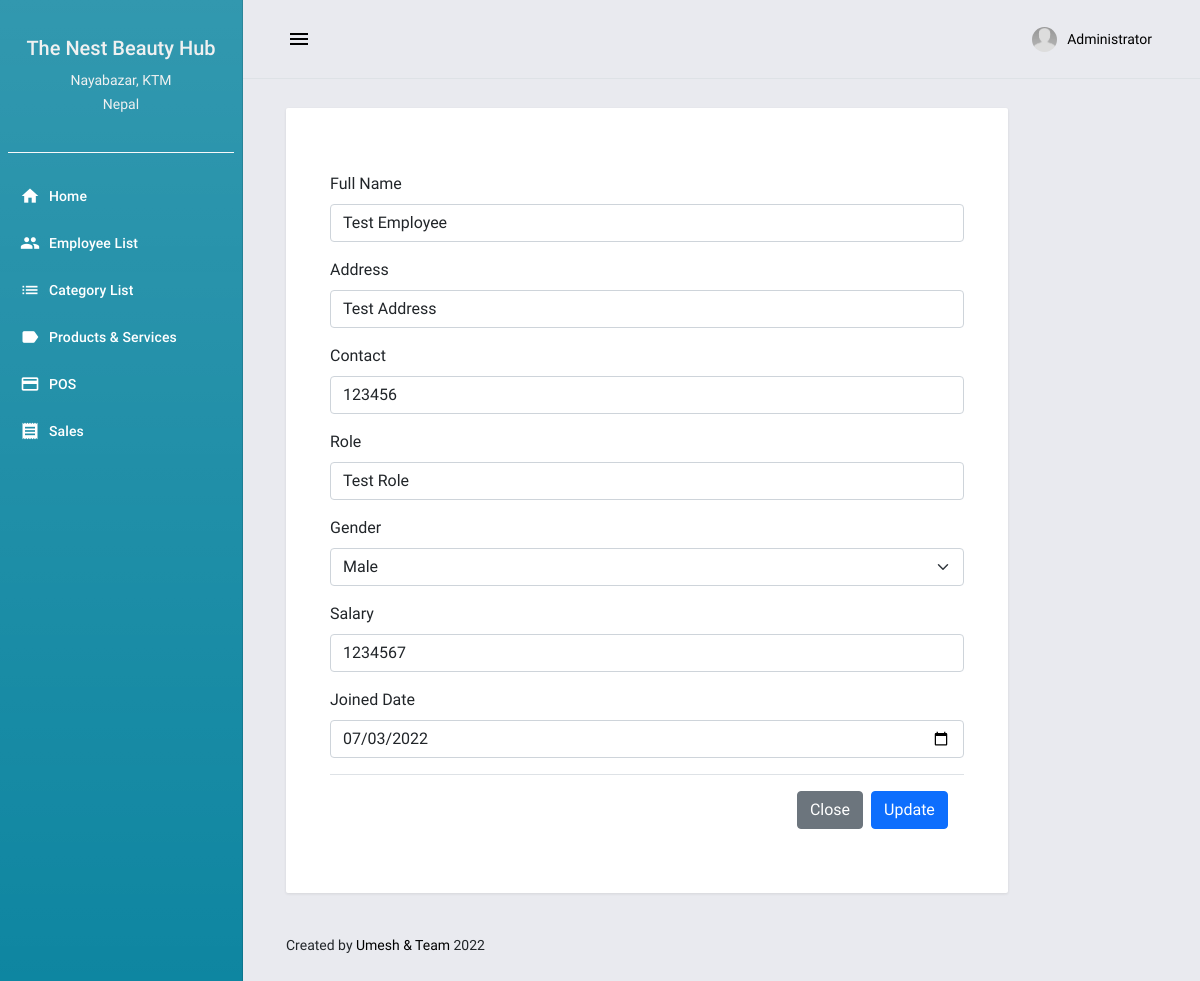
/edit_employee/4 (signed in), run on the app's committed database.
### posApp/models.py (models this page shows, shortened)
class Employee(models.Model):
    Full_Name = models.TextField(null=True)
    Address = models.TextField(blank=True,null= True)
    Contact = models.TextField(null=True)
    Joined_Date = models.DateField(blank=True,null= True)
    Gender = models.TextField(null=True)
    Salary = models.IntegerField(null=True)
    Role = models.TextField(null=True)

### posApp/views.py (the view)
# urls.py: path('edit_employee/<int:id>', views.edit_employee, name='edit_employee'),
@login_required
def edit_employee(request,id):
    employee=Employee.objects.get(pk=id)
    context={
            'emp':employee,
            'page_title':'Edit Employee'
        }
    if request.method == 'POST':
        employee.Full_Name=request.POST.get('fullName')
        employee.Address=request.POST.get('address')
        employee.Salary=request.POST.get('salary')
        employee.Joined_Date=request.POST.get('joinedDate')
        employee.Contact=request.POST.get('contact')
        employee.Role=request.POST.get('role')
        employee.Gender=request.POST.get('gender')
        employee.save()
        messages.success(request, employee.Full_Name+" Updated Successfully")
        return redirect('employee-page')
    else:
        return render(request, 'posApp/editEmployee.html',context)

### posApp/templates/posApp/editEmployee.html (shortened to what this page needs)
{% extends "posApp/base.html" %}
{% block pageContent %}
<div class="mdc-layout-grid__cell stretch-card mdc-layout-grid__cell--span-10">
    <div class="mdc-card">
        <div class="modal-body">
            <form method="POST">
                <div class="mb-3 mt-3">
                  <label for="fullname" class="form-label">Full Name</label>
                  <input type="text" class="form-control" id="fullname" placeholder="Enter Full Name" name="fullName" value="{{emp.Full_Name}}" required>
                </div>
                <div class="mb-3">
                  <label for="address" class="form-label">Address</label>
                  <input type="text" class="form-control" id="address" placeholder="Enter Address" name="address" value="{{emp.Address}}" required>
                </div>
                <div class="mb-3">
                    <label for="contact" class="form-label">Contact</label>
                    <input type="number" class="form-control" id="contact" placeholder="Enter Contact" name="contact" value="{{emp.Contact}}" required>
                  </div>
                <div class="mb-3">
                    <label for="role" class="form-label">Role</label>
                    <input type="text" class="form-control" id="role" placeholder="Enter Role for Company" name="role" value="{{emp.Role}}" required>
                </div>
                <div class="mb-3">
                    <label for="gender" class="form-label">Gender</label>
                    <select class="form-select" aria-label="Default select example" id="gender" required name="gender">
                        <option value="{{emp.Gender}}" selected>{{emp.Gender}}</option>
                      </select>
                  </div>
                <div class="mb-3">
                    <label for="salary" class="form-label">Salary</label>
                    <input type="number" class="form-control" id="salary" placeholder="Enter Salary" name="salary" value="{{emp.Salary}}" required>
                </div>
                <div class="mb-3">
                    <label for="joinDate" class="form-label">Joined Date</label>
                    <input type="date" class="form-control" id="joinedDate" placeholder="Joined Date" name="joinedDate" value="{{emp.Joined_Date|date:'Y-m-d'}}" required>
                </div>
                <div class="modal-footer">
                    <a href="{% url 'employee-page' %}"><button type="button" class="btn btn-secondary" data-bs-dismiss="modal">Close</button></a>
                    <button type="submit" class="btn btn-primary">Update</button>
                  </div>
              </form>
        </div>
  </div>
  </div>
{% endblock pageContent %}

### posApp/templates/posApp/topNavigation.html (shortened to what this page needs)
{% load static %}
<header class="mdc-top-app-bar border-bottom shadow ">
    <div class="mdc-top-app-bar__row">
        <div class="mdc-top-app-bar__section mdc-top-app-bar__section--align-start">
            <button class="material-icons mdc-top-app-bar__navigation-icon mdc-icon-button sidebar-toggler">menu</button>
        </div>
        <div class="mdc-top-app-bar__section mdc-top-app-bar__section--align-end mdc-top-app-bar__section-right">
            <div class="menu-button-container menu-profile d-none d-md-block">
                <button class="mdc-button mdc-menu-button">
                    <span class="d-flex align-items-center">
                    <span class="figure">
                        <img src="{% static 'posApp/assets/material-admin/images/faces/ava.jpg' %}" alt="user" class="user">
                    </span>
                    <span class="user-name">{{ user.first_name }}</span>
                    </span>
                </button>
            </div>
        </div>
    </div>
</header>

### static/posAPP/assets/default/css/style.css (style rules this page uses)
html, body { height: 100%; width: 100%; }

### data on the page
Employee: fullName "Test Employee", address "Test Address", contact "123456", role "Test Role", gender "Male", salary "1234567", joinedDate "07/03/2022"

### other printed values
{{ user.first_name }} "Administrator"
